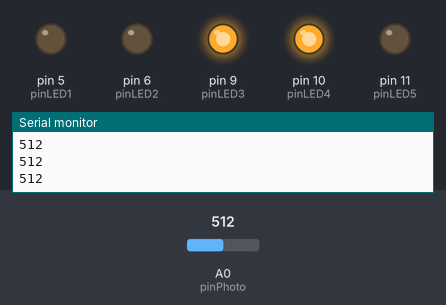
Bench run of a sketch on a simulated Arduino Uno, built with avr-gcc and run on an emulated ATmega328P. Shown: output pins drawn as LEDs (lit = HIGH), the last lines printed to the serial monitor. The inputs (shaded band) are chosen by the test bench; at power-on: A0 (pinPhoto) = 512.

Above: at 4.9 s.
5.0 s: A0 (pinPhoto) set to 900
At 5.8 s:
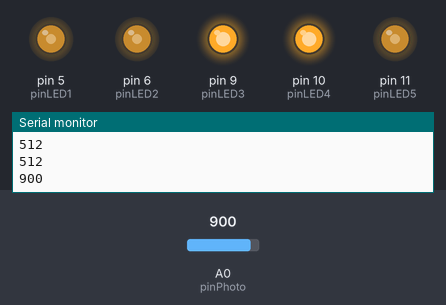
6.5 s: A0 (pinPhoto) set to 1023
At 10.8 s:
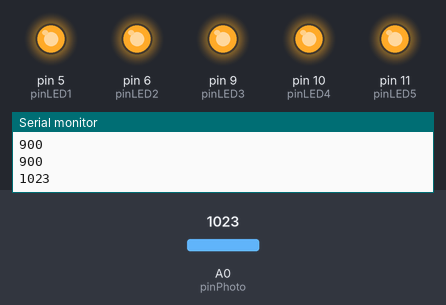
Timing chart, 0 to 12.3 s (numbered marks = the images above; inputs shaded):
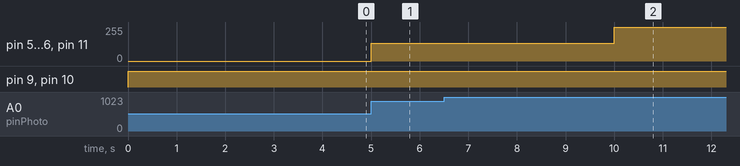

Measured:
- after the input at 5.0 s, pin 5 (pinLED1), pin 6 (pinLED2), pin 11 (pinLED5): 0/255 → 132/255 at once
- after the input at 6.5 s, pin 5 (pinLED1), pin 6 (pinLED2), pin 11 (pinLED5): 132/255 → 255/255 after 3.5 s

The sketch:

sketch_oct3a.ino
```cpp
const int pinLED1 = 5;
const int pinLED2 = 6;
const int pinLED3 = 9;
const int pinLED4 = 10;
const int pinLED5 = 11;

int pinPhoto = A0;
int photoValue1 = 40;
int photoValue2 = 75;
int photoValue3 = 125;
int photoValue4 = 175;
int photoValue5 = 255;

void setup() {
  // put your setup code here, to run once:
  pinMode(pinLED1, OUTPUT);
  pinMode(pinLED2, OUTPUT);
  pinMode(pinLED3, OUTPUT);
  pinMode(pinLED4, OUTPUT);
  pinMode(pinLED5, OUTPUT);

  Serial.begin(9600);

}

void loop() {
   // set the brightness of pin 9:
  photoValue1 = analogRead(pinPhoto);
  photoValue2 = analogRead(pinPhoto);
  photoValue3 = analogRead(pinPhoto);
  photoValue4 = analogRead(pinPhoto);
  photoValue5 = analogRead(pinPhoto);

  analogWrite(pinLED1, photoValue1);
  analogWrite(pinLED2, photoValue2);
  analogWrite(pinLED3, photoValue3);
  analogWrite(pinLED4, photoValue4);
  analogWrite(pinLED5, photoValue5);

  Serial.println(photoValue1);
   delay(1000);
  Serial.println(photoValue2);
   delay(1000);
  Serial.println(photoValue3);
   delay(1000);
  Serial.println(photoValue4);
   delay(1000);
  Serial.println(photoValue5);
   delay(1000);

}
```
